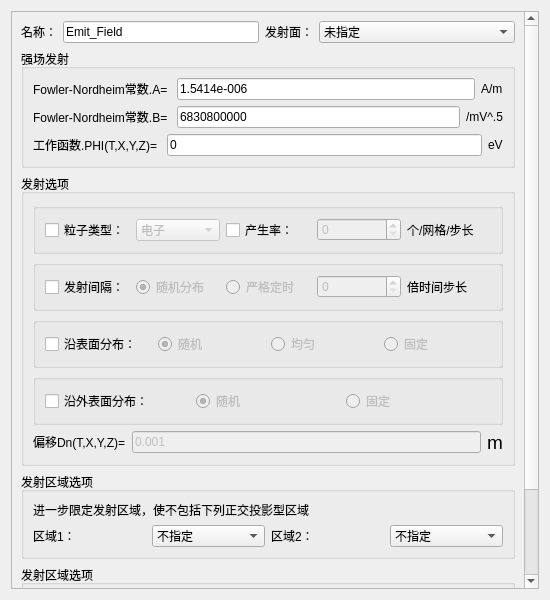
<?xml version="1.0" encoding="UTF-8"?>
<ui version="4.0">
 <class>Dialog_EmhDlg</class>
 <widget class="QDialog" name="Dialog_EmhDlg">
  <property name="windowModality">
   <enum>Qt::ApplicationModal</enum>
  </property>
  <property name="geometry">
   <rect>
    <x>0</x>
    <y>0</y>
    <width>550</width>
    <height>600</height>
   </rect>
  </property>
  <property name="minimumSize">
   <size>
    <width>0</width>
    <height>0</height>
   </size>
  </property>
  <property name="maximumSize">
   <size>
    <width>16777215</width>
    <height>16777215</height>
   </size>
  </property>
  <property name="windowTitle">
   <string>强场发射</string>
  </property>
  <layout class="QGridLayout" name="gridLayout_9">
   <item row="0" column="0">
    <widget class="QScrollArea" name="scrollArea">
     <property name="widgetResizable">
      <bool>true</bool>
     </property>
     <widget class="QWidget" name="scrollAreaWidgetContents_2">
      <property name="geometry">
       <rect>
        <x>0</x>
        <y>0</y>
        <width>513</width>
        <height>693</height>
       </rect>
      </property>
      <layout class="QGridLayout" name="gridLayout_10">
       <item row="0" column="0">
        <layout class="QHBoxLayout" name="horizontalLayout_10">
         <item>
          <widget class="QLabel" name="Label_Name_2">
           <property name="sizePolicy">
            <sizepolicy hsizetype="Fixed" vsizetype="Preferred">
             <horstretch>0</horstretch>
             <verstretch>0</verstretch>
            </sizepolicy>
           </property>
           <property name="text">
            <string>名称：</string>
           </property>
          </widget>
         </item>
         <item>
          <widget class="QLineEdit" name="LineEdit_Name">
           <property name="sizePolicy">
            <sizepolicy hsizetype="Preferred" vsizetype="Fixed">
             <horstretch>0</horstretch>
             <verstretch>0</verstretch>
            </sizepolicy>
           </property>
           <property name="text">
            <string>Emit_Field</string>
           </property>
          </widget>
         </item>
         <item>
          <widget class="QLabel" name="Label_Shadow_2">
           <property name="sizePolicy">
            <sizepolicy hsizetype="Fixed" vsizetype="Preferred">
             <horstretch>0</horstretch>
             <verstretch>0</verstretch>
            </sizepolicy>
           </property>
           <property name="text">
            <string>发射面：</string>
           </property>
          </widget>
         </item>
         <item>
          <widget class="StyledComboBox" name="ComboBox_Shadow">
           <property name="enabled">
            <bool>true</bool>
           </property>
           <property name="sizePolicy">
            <sizepolicy hsizetype="Preferred" vsizetype="Fixed">
             <horstretch>0</horstretch>
             <verstretch>0</verstretch>
            </sizepolicy>
           </property>
           <property name="maximumSize">
            <size>
             <width>16777215</width>
             <height>16777215</height>
            </size>
           </property>
           <property name="sizeIncrement">
            <size>
             <width>1</width>
             <height>0</height>
            </size>
           </property>
           <property name="editable">
            <bool>false</bool>
           </property>
           <item>
            <property name="text">
             <string>未指定</string>
            </property>
           </item>
          </widget>
         </item>
        </layout>
       </item>
       <item row="1" column="0">
        <spacer name="verticalSpacer">
         <property name="orientation">
          <enum>Qt::Vertical</enum>
         </property>
         <property name="sizeHint" stdset="0">
          <size>
           <width>20</width>
           <height>40</height>
          </size>
         </property>
        </spacer>
       </item>
       <item row="2" column="0">
        <widget class="QGroupBox" name="groupBox">
         <property name="title">
          <string>强场发射</string>
         </property>
         <layout class="QGridLayout" name="gridLayout_5">
          <item row="2" column="0">
           <spacer name="verticalSpacer_3">
            <property name="orientation">
             <enum>Qt::Vertical</enum>
            </property>
            <property name="sizeHint" stdset="0">
             <size>
              <width>20</width>
              <height>40</height>
             </size>
            </property>
           </spacer>
          </item>
          <item row="4" column="0">
           <spacer name="verticalSpacer_4">
            <property name="orientation">
             <enum>Qt::Vertical</enum>
            </property>
            <property name="sizeHint" stdset="0">
             <size>
              <width>20</width>
              <height>40</height>
             </size>
            </property>
           </spacer>
          </item>
          <item row="5" column="0">
           <layout class="QHBoxLayout" name="horizontalLayout_9">
            <item>
             <widget class="QLabel" name="label_10">
              <property name="text">
               <string>工作函数.PHI(T,X,Y,Z)= </string>
              </property>
             </widget>
            </item>
            <item>
             <widget class="QLineEdit" name="LineEdit_PHI">
              <property name="enabled">
               <bool>true</bool>
              </property>
              <property name="text">
               <string>0</string>
              </property>
             </widget>
            </item>
            <item>
             <widget class="QLabel" name="label_14">
              <property name="text">
               <string>&lt;html&gt;&lt;head/&gt;&lt;body&gt;&lt;p&gt;eV&lt;/p&gt;&lt;/body&gt;&lt;/html&gt;</string>
              </property>
             </widget>
            </item>
           </layout>
          </item>
          <item row="0" column="0">
           <spacer name="verticalSpacer_2">
            <property name="orientation">
             <enum>Qt::Vertical</enum>
            </property>
            <property name="sizeHint" stdset="0">
             <size>
              <width>20</width>
              <height>40</height>
             </size>
            </property>
           </spacer>
          </item>
          <item row="1" column="0">
           <layout class="QHBoxLayout" name="horizontalLayout_6">
            <item>
             <widget class="QLabel" name="label">
              <property name="text">
               <string>&lt;html&gt;&lt;head/&gt;&lt;body&gt;&lt;p&gt;Fowler-Nordheim常数.A= &lt;/p&gt;&lt;/body&gt;&lt;/html&gt;</string>
              </property>
             </widget>
            </item>
            <item>
             <widget class="QLineEdit" name="LineEdit_FNA">
              <property name="text">
               <string>1.5414e-006</string>
              </property>
             </widget>
            </item>
            <item>
             <widget class="QLabel" name="label_2">
              <property name="text">
               <string>&lt;html&gt;&lt;head/&gt;&lt;body&gt;&lt;p&gt;A/m&lt;/p&gt;&lt;/body&gt;&lt;/html&gt;</string>
              </property>
             </widget>
            </item>
           </layout>
          </item>
          <item row="6" column="0">
           <spacer name="verticalSpacer_5">
            <property name="orientation">
             <enum>Qt::Vertical</enum>
            </property>
            <property name="sizeHint" stdset="0">
             <size>
              <width>20</width>
              <height>40</height>
             </size>
            </property>
           </spacer>
          </item>
          <item row="3" column="0">
           <layout class="QHBoxLayout" name="horizontalLayout_7">
            <item>
             <widget class="QLabel" name="label_3">
              <property name="text">
               <string>Fowler-Nordheim常数.B= </string>
              </property>
             </widget>
            </item>
            <item>
             <widget class="QLineEdit" name="LineEdit_FNB">
              <property name="enabled">
               <bool>true</bool>
              </property>
              <property name="text">
               <string>6830800000</string>
              </property>
             </widget>
            </item>
            <item>
             <widget class="QLabel" name="label_4">
              <property name="text">
               <string>&lt;html&gt;&lt;head/&gt;&lt;body&gt;&lt;p&gt;/mV^.5&lt;/p&gt;&lt;/body&gt;&lt;/html&gt;</string>
              </property>
             </widget>
            </item>
           </layout>
          </item>
         </layout>
        </widget>
       </item>
       <item row="3" column="0">
        <widget class="QGroupBox" name="groupBox_2">
         <property name="title">
          <string>发射选项</string>
         </property>
         <layout class="QGridLayout" name="gridLayout_4">
          <item row="4" column="0">
           <layout class="QHBoxLayout" name="horizontalLayout_3">
            <item>
             <widget class="QGroupBox" name="groupBox_6">
              <property name="title">
               <string/>
              </property>
              <property name="flat">
               <bool>true</bool>
              </property>
              <layout class="QGridLayout" name="gridLayout_6">
               <item row="0" column="0">
                <widget class="QCheckBox" name="checkBox_surface">
                 <property name="text">
                  <string>沿表面分布：</string>
                 </property>
                </widget>
               </item>
               <item row="0" column="1">
                <widget class="QRadioButton" name="radioButton_randomm">
                 <property name="enabled">
                  <bool>false</bool>
                 </property>
                 <property name="text">
                  <string>随机</string>
                 </property>
                 <property name="checked">
                  <bool>true</bool>
                 </property>
                </widget>
               </item>
               <item row="0" column="2">
                <widget class="QRadioButton" name="radioButton_uniform">
                 <property name="enabled">
                  <bool>false</bool>
                 </property>
                 <property name="text">
                  <string>均匀</string>
                 </property>
                </widget>
               </item>
               <item row="0" column="3">
                <widget class="QRadioButton" name="radioButton_fixed">
                 <property name="enabled">
                  <bool>false</bool>
                 </property>
                 <property name="text">
                  <string>固定</string>
                 </property>
                </widget>
               </item>
              </layout>
             </widget>
            </item>
           </layout>
          </item>
          <item row="3" column="0">
           <spacer name="verticalSpacer_6">
            <property name="orientation">
             <enum>Qt::Vertical</enum>
            </property>
            <property name="sizeHint" stdset="0">
             <size>
              <width>20</width>
              <height>40</height>
             </size>
            </property>
           </spacer>
          </item>
          <item row="1" column="0">
           <spacer name="verticalSpacer_7">
            <property name="orientation">
             <enum>Qt::Vertical</enum>
            </property>
            <property name="sizeHint" stdset="0">
             <size>
              <width>20</width>
              <height>40</height>
             </size>
            </property>
           </spacer>
          </item>
          <item row="2" column="0">
           <layout class="QHBoxLayout" name="horizontalLayout_2">
            <item>
             <widget class="QGroupBox" name="groupBox_7">
              <property name="title">
               <string/>
              </property>
              <property name="flat">
               <bool>true</bool>
              </property>
              <layout class="QGridLayout" name="gridLayout_7">
               <item row="0" column="2">
                <widget class="QRadioButton" name="radioButton_strictTiming">
                 <property name="enabled">
                  <bool>false</bool>
                 </property>
                 <property name="text">
                  <string>严格定时</string>
                 </property>
                </widget>
               </item>
               <item row="0" column="3">
                <widget class="QSpinBox" name="spinBox_timesStep">
                 <property name="enabled">
                  <bool>false</bool>
                 </property>
                </widget>
               </item>
               <item row="0" column="1">
                <widget class="QRadioButton" name="radioButton_random">
                 <property name="enabled">
                  <bool>false</bool>
                 </property>
                 <property name="text">
                  <string>随机分布</string>
                 </property>
                 <property name="checked">
                  <bool>true</bool>
                 </property>
                </widget>
               </item>
               <item row="0" column="0">
                <widget class="QCheckBox" name="checkBox_transmittingInterval">
                 <property name="text">
                  <string>发射间隔：</string>
                 </property>
                </widget>
               </item>
               <item row="0" column="4">
                <widget class="QLabel" name="label_9">
                 <property name="text">
                  <string>倍时间步长</string>
                 </property>
                </widget>
               </item>
              </layout>
             </widget>
            </item>
           </layout>
          </item>
          <item row="8" column="0">
           <layout class="QHBoxLayout" name="horizontalLayout_5">
            <item>
             <widget class="QLabel" name="label_5">
              <property name="text">
               <string>&lt;html&gt;&lt;head/&gt;&lt;body&gt;&lt;p&gt;偏移Dn(T,X,Y,Z)=&lt;/p&gt;&lt;/body&gt;&lt;/html&gt;</string>
              </property>
             </widget>
            </item>
            <item>
             <widget class="QLineEdit" name="LineEdit_Dn">
              <property name="enabled">
               <bool>false</bool>
              </property>
              <property name="text">
               <string>0.001</string>
              </property>
             </widget>
            </item>
            <item>
             <widget class="QLabel" name="label_8">
              <property name="text">
               <string>&lt;html&gt;&lt;head/&gt;&lt;body&gt;&lt;p&gt;&lt;span style=&quot; font-size:14pt;&quot;&gt;m&lt;/span&gt;&lt;/p&gt;&lt;/body&gt;&lt;/html&gt;</string>
              </property>
             </widget>
            </item>
           </layout>
          </item>
          <item row="6" column="0">
           <layout class="QHBoxLayout" name="horizontalLayout_4">
            <item>
             <widget class="QGroupBox" name="groupBox_5">
              <property name="title">
               <string/>
              </property>
              <property name="flat">
               <bool>true</bool>
              </property>
              <layout class="QGridLayout" name="gridLayout">
               <item row="0" column="1">
                <widget class="QRadioButton" name="radioButton_randommm">
                 <property name="enabled">
                  <bool>false</bool>
                 </property>
                 <property name="text">
                  <string>随机</string>
                 </property>
                 <property name="checked">
                  <bool>true</bool>
                 </property>
                </widget>
               </item>
               <item row="0" column="0">
                <widget class="QCheckBox" name="checkBox_outSurface">
                 <property name="text">
                  <string>沿外表面分布：</string>
                 </property>
                </widget>
               </item>
               <item row="0" column="2">
                <widget class="QRadioButton" name="radioButton_alongOutsideFixed">
                 <property name="enabled">
                  <bool>false</bool>
                 </property>
                 <property name="text">
                  <string>固定</string>
                 </property>
                </widget>
               </item>
              </layout>
             </widget>
            </item>
           </layout>
          </item>
          <item row="0" column="0">
           <layout class="QHBoxLayout" name="horizontalLayout_8">
            <item>
             <widget class="QGroupBox" name="groupBox_8">
              <property name="title">
               <string/>
              </property>
              <property name="flat">
               <bool>true</bool>
              </property>
              <layout class="QGridLayout" name="gridLayout_8">
               <item row="0" column="3">
                <widget class="QSpinBox" name="spinBox_generationRate">
                 <property name="enabled">
                  <bool>false</bool>
                 </property>
                </widget>
               </item>
               <item row="0" column="1">
                <widget class="StyledComboBox" name="ComboBox_particleType">
                 <property name="enabled">
                  <bool>false</bool>
                 </property>
                 <item>
                  <property name="text">
                   <string>电子</string>
                  </property>
                 </item>
                 <item>
                  <property name="text">
                   <string>质子</string>
                  </property>
                 </item>
                </widget>
               </item>
               <item row="0" column="2">
                <widget class="QCheckBox" name="checkBox_generationRate">
                 <property name="text">
                  <string>产生率：</string>
                 </property>
                </widget>
               </item>
               <item row="0" column="0">
                <widget class="QCheckBox" name="checkBox_particleType">
                 <property name="text">
                  <string>粒子类型：</string>
                 </property>
                </widget>
               </item>
               <item row="0" column="4">
                <widget class="QLabel" name="label_7">
                 <property name="text">
                  <string>个/网格/步长</string>
                 </property>
                </widget>
               </item>
              </layout>
             </widget>
            </item>
           </layout>
          </item>
          <item row="5" column="0">
           <spacer name="verticalSpacer_8">
            <property name="orientation">
             <enum>Qt::Vertical</enum>
            </property>
            <property name="sizeHint" stdset="0">
             <size>
              <width>20</width>
              <height>40</height>
             </size>
            </property>
           </spacer>
          </item>
          <item row="7" column="0">
           <spacer name="verticalSpacer_9">
            <property name="orientation">
             <enum>Qt::Vertical</enum>
            </property>
            <property name="sizeHint" stdset="0">
             <size>
              <width>20</width>
              <height>40</height>
             </size>
            </property>
           </spacer>
          </item>
         </layout>
        </widget>
       </item>
       <item row="4" column="0">
        <widget class="QGroupBox" name="groupBox_3">
         <property name="title">
          <string>发射区域选项</string>
         </property>
         <layout class="QGridLayout" name="gridLayout_3">
          <item row="0" column="0">
           <spacer name="verticalSpacer_12">
            <property name="orientation">
             <enum>Qt::Vertical</enum>
            </property>
            <property name="sizeHint" stdset="0">
             <size>
              <width>20</width>
              <height>40</height>
             </size>
            </property>
           </spacer>
          </item>
          <item row="2" column="0">
           <spacer name="verticalSpacer_13">
            <property name="orientation">
             <enum>Qt::Vertical</enum>
            </property>
            <property name="sizeHint" stdset="0">
             <size>
              <width>20</width>
              <height>40</height>
             </size>
            </property>
           </spacer>
          </item>
          <item row="3" column="0">
           <layout class="QHBoxLayout" name="horizontalLayout_15">
            <item>
             <widget class="QLabel" name="label_17">
              <property name="text">
               <string>区域1：</string>
              </property>
             </widget>
            </item>
            <item>
             <widget class="StyledComboBox" name="ComboBox_notInclued">
              <item>
               <property name="text">
                <string>不指定</string>
               </property>
              </item>
             </widget>
            </item>
            <item>
             <widget class="QLabel" name="label_15">
              <property name="text">
               <string>区域2：</string>
              </property>
             </widget>
            </item>
            <item>
             <widget class="StyledComboBox" name="ComboBox_notIncludedd">
              <item>
               <property name="text">
                <string>不指定</string>
               </property>
              </item>
             </widget>
            </item>
           </layout>
          </item>
          <item row="1" column="0">
           <layout class="QHBoxLayout" name="horizontalLayout_14">
            <item>
             <widget class="QLabel" name="label_16">
              <property name="text">
               <string>&lt;html&gt;&lt;head/&gt;&lt;body&gt;&lt;p&gt;进一步限定发射区域，使不包括下列正交投影型区域&lt;/p&gt;&lt;/body&gt;&lt;/html&gt;</string>
              </property>
             </widget>
            </item>
           </layout>
          </item>
          <item row="4" column="0">
           <spacer name="verticalSpacer_14">
            <property name="orientation">
             <enum>Qt::Vertical</enum>
            </property>
            <property name="sizeHint" stdset="0">
             <size>
              <width>20</width>
              <height>40</height>
             </size>
            </property>
           </spacer>
          </item>
         </layout>
        </widget>
       </item>
       <item row="5" column="0">
        <widget class="QGroupBox" name="groupBox_4">
         <property name="title">
          <string>发射区域选项</string>
         </property>
         <layout class="QGridLayout" name="gridLayout_2">
          <item row="2" column="0">
           <spacer name="verticalSpacer_16">
            <property name="orientation">
             <enum>Qt::Vertical</enum>
            </property>
            <property name="sizeHint" stdset="0">
             <size>
              <width>20</width>
              <height>40</height>
             </size>
            </property>
           </spacer>
          </item>
          <item row="0" column="0">
           <spacer name="verticalSpacer_15">
            <property name="orientation">
             <enum>Qt::Vertical</enum>
            </property>
            <property name="sizeHint" stdset="0">
             <size>
              <width>20</width>
              <height>40</height>
             </size>
            </property>
           </spacer>
          </item>
          <item row="3" column="0">
           <layout class="QHBoxLayout" name="horizontalLayout_17">
            <item>
             <widget class="QLabel" name="label_19">
              <property name="text">
               <string>区域1：</string>
              </property>
             </widget>
            </item>
            <item>
             <widget class="StyledComboBox" name="ComboBox_included">
              <item>
               <property name="text">
                <string>不指定</string>
               </property>
              </item>
             </widget>
            </item>
            <item>
             <widget class="QLabel" name="label_20">
              <property name="text">
               <string>区域2：</string>
              </property>
             </widget>
            </item>
            <item>
             <widget class="StyledComboBox" name="ComboBox_includedd">
              <item>
               <property name="text">
                <string>不指定</string>
               </property>
              </item>
             </widget>
            </item>
           </layout>
          </item>
          <item row="1" column="0">
           <layout class="QHBoxLayout" name="horizontalLayout_16">
            <item>
             <widget class="QLabel" name="label_18">
              <property name="text">
               <string>&lt;html&gt;&lt;head/&gt;&lt;body&gt;&lt;p&gt;进一步限定发射区域，使包括下列正交投影型区域&lt;/p&gt;&lt;/body&gt;&lt;/html&gt;</string>
              </property>
             </widget>
            </item>
           </layout>
          </item>
          <item row="4" column="0">
           <spacer name="verticalSpacer_17">
            <property name="orientation">
             <enum>Qt::Vertical</enum>
            </property>
            <property name="sizeHint" stdset="0">
             <size>
              <width>20</width>
              <height>40</height>
             </size>
            </property>
           </spacer>
          </item>
         </layout>
        </widget>
       </item>
       <item row="6" column="0">
        <layout class="QHBoxLayout" name="horizontalLayout_18">
         <item>
          <widget class="QPushButton" name="pb_ok">
           <property name="text">
            <string>确定</string>
           </property>
          </widget>
         </item>
         <item>
          <widget class="QPushButton" name="pb_cancel">
           <property name="text">
            <string>取消</string>
           </property>
          </widget>
         </item>
        </layout>
       </item>
       <item row="7" column="0">
        <spacer name="verticalSpacer_18">
         <property name="orientation">
          <enum>Qt::Vertical</enum>
         </property>
         <property name="sizeHint" stdset="0">
          <size>
           <width>20</width>
           <height>40</height>
          </size>
         </property>
        </spacer>
       </item>
      </layout>
     </widget>
    </widget>
   </item>
  </layout>
 </widget>
 <customwidgets>
  <customwidget>
   <class>StyledComboBox</class>
   <extends>QComboBox</extends>
   <header>StyledComboBox.h</header>
  </customwidget>
 </customwidgets>
 <resources/>
 <connections/>
</ui>
